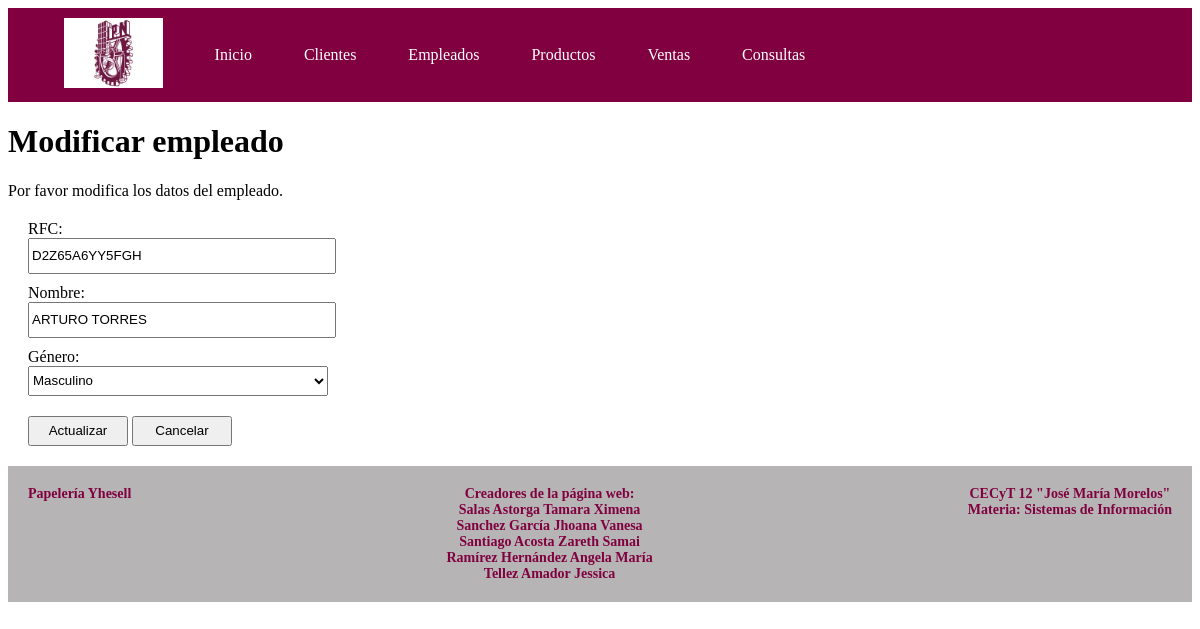
Screenshot of /modificar_empleado.php?rfc=D2Z65A6YY5FGH with the database file from the repository.
### tables this page shows
CREATE TABLE `tbl_empleados` (
  `rfc` varchar(13) NOT NULL,
  `nombre_empleado` varchar(30) NOT NULL,
  `genero` varchar(10) NOT NULL
);

### funciones/funciones.php (called while the page is built, shortened)
<?php
function obtenerEmpleadoPorRFC($rfc, $conexion) {
    $consulta = $conexion->prepare("SELECT * FROM tbl_empleados WHERE rfc = :rfc");
    $consulta->bindParam(':rfc', $rfc);
    $consulta->execute();
    return $consulta->fetch(PDO::FETCH_ASSOC);
}
?>

### modificar_empleado.php (the view, shortened to what this page needs)
<?php
require_once 'conexion/conexion.php';
require_once 'funciones/funciones.php';
if (isset($_GET['rfc'])) {
    $rfc = $_GET['rfc'];
    $empleado = obtenerEmpleadoPorRFC($rfc, $conexion);
} else {
    echo 'No se ha especificado un RFC.';
    exit;
}
require_once 'header_footer/header.php';
?>
    <h1>Modificar empleado</h1>
    <p>Por favor modifica los datos del empleado.</p>
    <form method="POST" action="modificar_empleado.php?rfc=<?php echo $empleado['rfc']; ?>">
        <label for="rfc">RFC:</label>
        <input type="text" name="rfc" id="rfc" value="<?php echo $empleado['rfc']; ?>" maxlength="13" placeholder="Ingresa un RFC..." required><br>
        <label for="nombre">Nombre:</label>
        <input type="text" name="nombre" id="nombre" value="<?php echo $empleado['nombre_empleado']; ?>" maxlength="30" placeholder="Ingresa un nombre..." required><br>
        <label for="genero">Género:</label>
        <select name="genero" id="genero" required>
            <option value="Masculino" <?php if ($empleado['genero'] === 'Masculino') echo 'selected'; ?>>Masculino</option>
        </select><br>
        <input type="submit" value="Actualizar">
        <input type="submit" href="empleados.php" value="Cancelar">
    </form>
<?php
require_once 'header_footer/footer.php';
?>
</body>
</html>

### css/styles.css (style rules this page uses)
form { margin: 20px; }
label { display: block; margin-top: 10px; }
input[type="text"], select { width: 300px; height: 30px; }
input[type="submit"] { margin-top: 20px; width: 100px; height: 30px; }

### rows the page displays
tbl_empleados: rfc "D2Z65A6YY5FGH", nombre "ARTURO TORRES", genero "Masculino"
